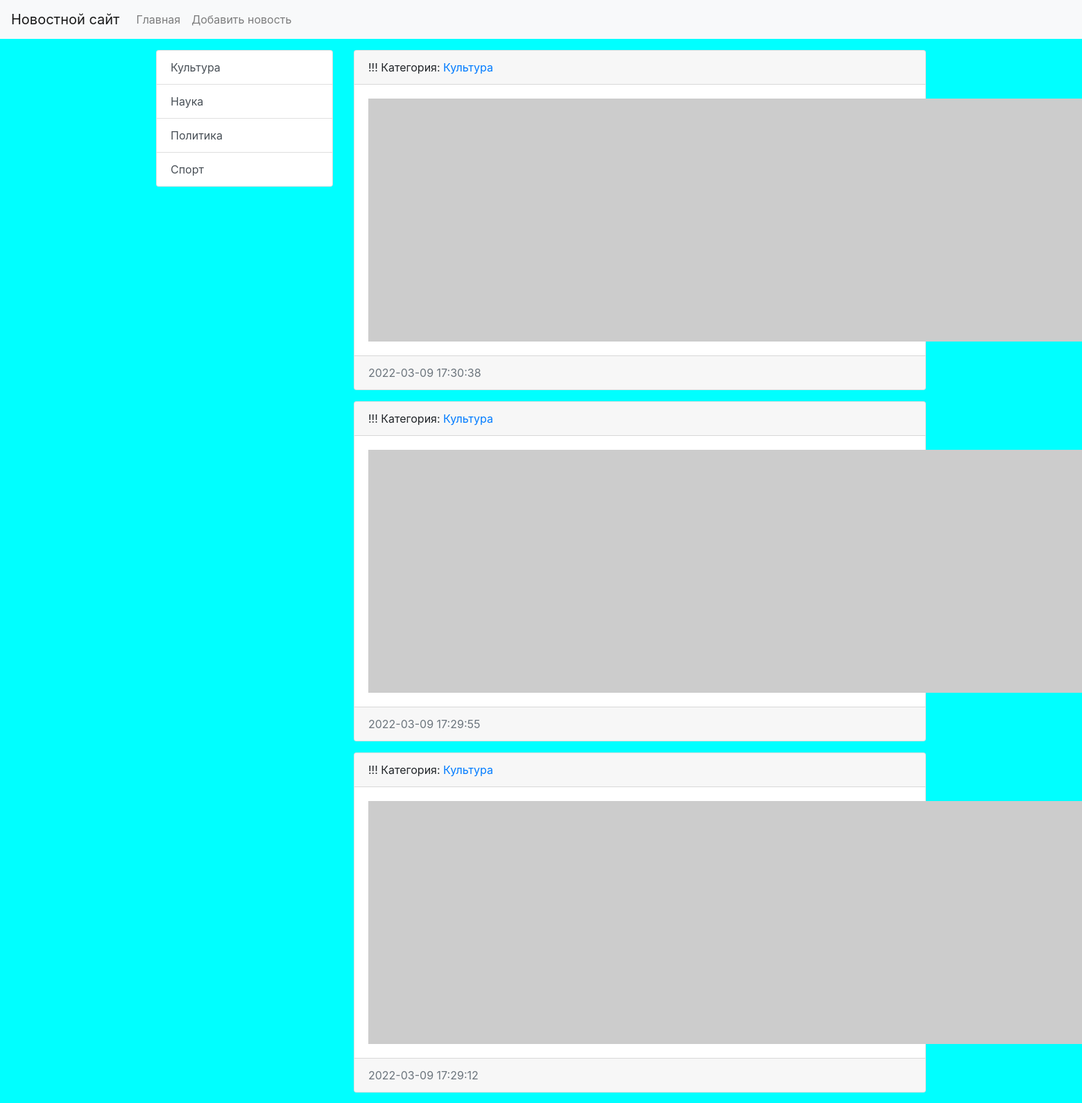
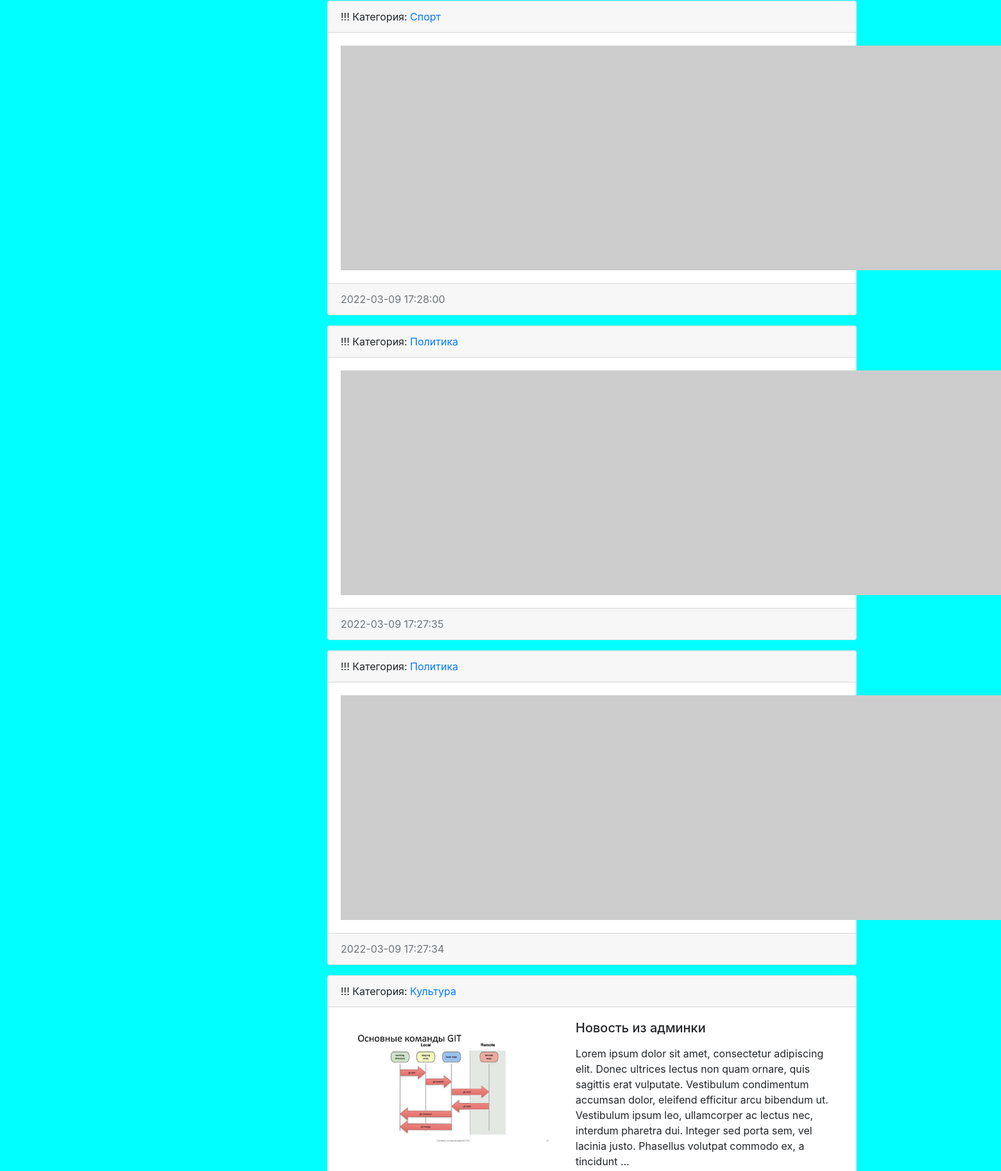
The page / (upper part) on the database its author committed (2 pictures, top to bottom).
### news/models.py (models this page shows, shortened)
class Category(models.Model):
    title = models.CharField(max_length=150, db_index=True, verbose_name='Имя категории')
    def get_absolute_url(self):
        return reverse_lazy('category', kwargs={"category_id": self.pk})
    class Meta:
        verbose_name = 'Категория'
        verbose_name_plural = 'Категории'
        ordering = ['title']
    def __str__(self):
        return self.title

class News(models.Model):
    title = models.CharField(max_length=150, verbose_name='Наименование')
    content = models.TextField(blank=True, verbose_name='Контент')
    created_at = models.DateTimeField(auto_now_add=True, verbose_name='Дата публикации')
    updated_at = models.DateTimeField(auto_now=True, verbose_name='Обновлено')
    photo = models.ImageField(upload_to='photos/%Y/%m/%d/', verbose_name='Фото', blank=True)
    is_published = models.BooleanField(default=True, verbose_name='Опубликовано?')
    category = models.ForeignKey('Category', on_delete=models.PROTECT, verbose_name='Категория')
    class Meta:
        verbose_name = 'Новость'
        verbose_name_plural = 'Новости'
        ordering = ['-created_at']
    def get_absolute_url(self):
        return reverse_lazy('view_news', kwargs={"news_id": self.pk})

### news/views.py (the view)
# urls.py: path('', HomeNews.as_view(), name='home'),
class HomeNews(ListView):
    model = News
    template_name = 'news/home_news_list.html'
    context_object_name = 'news'
    def get_context_data(self, *, object_list=None, **kwargs):
        context = super().get_context_data(**kwargs)
        context['title'] = 'Главная страница'
        return context
    def get_queryset(self):
        return News.objects.filter(is_published=True)

### news/templatetags/news_tags.py (called while the page is built)
@register.inclusion_tag('news/list_categories.html')
def show_categories():
    categories = Category.objects.all()
    return {"categories": categories}

### news/templates/news/home_news_list.html (shortened to what this page needs)
{% extends "base.html" %}
{% block sidebar %}
{% include 'inc/_sidebar.html' %}
{% endblock %}
{% block content %}
{% for item in news %}
<div class="card mb-3">
    <div class="card-header">
       !!! Категория: <a href="{{ item.category.get_absolute_url }}">{{item.category}}</a>
    </div>
    <div class="card-body">
        <div class="media">
            {% if item.photo %}
            <img src="{{ item.photo.url }}" alt="" width="350" class="mr-3">
            {% else %}
            <img src="https://picsum.photos/id/1060/350/235/?blur=2" alt="" class="mr-3">
            {% endif %}
            <div class="media-body">
                <h5 class="card-title">{{ item.title }}</h5>
                <p class="card-text">{{ item.content|safe|linebreaks|truncatewords:50 }}</p>
            </div>
        </div>
    </div>
    <div class="card-footer text-muted">
        {{ item.created_at|date:"Y-m-d H:i:s" }}
    </div>
</div>
{% endfor %}
{% endblock %}

### news/templates/news/list_categories.html
<div class="list-group">
    {% for item in categories %}
    <a href="{{ item.get_absolute_url }}" class="list-group-item list-group-item-action">{{ item.title }}</a>
    {% endfor %}
</div>

### DjangoWEB/static/css/style.css (style rules this page uses)
body { background-color: aqua; }

### rows shown on the page
Category: title "Культура"
Category: title "Наука"
Category: title "Политика"
Category: title "Спорт"
News: category "Культура", created_at "2022-03-09 17:30:38"
News: category "Культура", created_at "2022-03-09 17:29:55"
News: category "Культура", created_at "2022-03-09 17:29:12"
News: category "Спорт", created_at "2022-03-09 17:28:00"
News: category "Политика", created_at "2022-03-09 17:27:35"
News: category "Политика", created_at "2022-03-09 17:27:34"
News: category "Культура", photo (picture), title "Новость из админки", content "Lorem ipsum dolor sit amet, consectetur adipiscing elit. Donec ultrices lectus non quam ornare, quis sagittis erat vulputate. Vestibulum condimentum accumsan dolor, eleifend efficitur arcu bibendum ut. Vestibulum ipsum leo, ullamcorper ac lectus nec, interdum pharetra dui. Integer sed porta sem, vel lacinia justo. Phasellus volutpat commodo ex, a tincidunt …"
